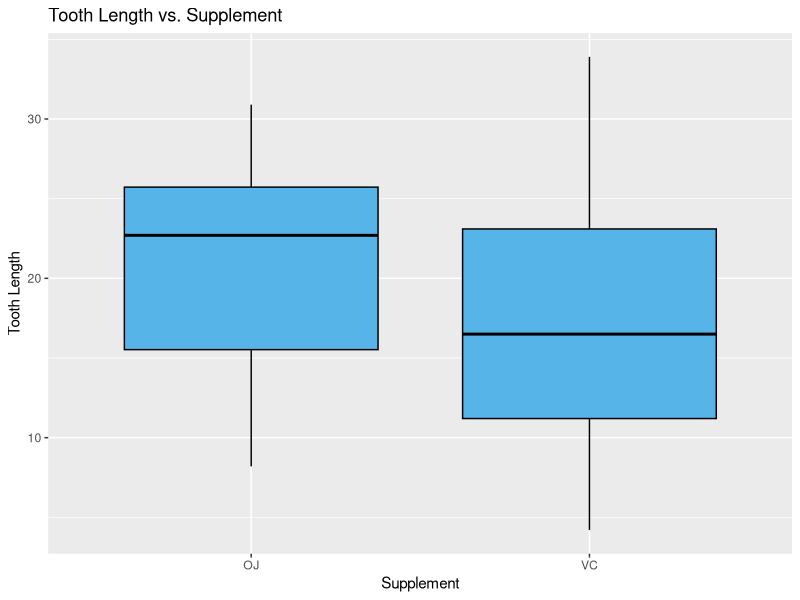
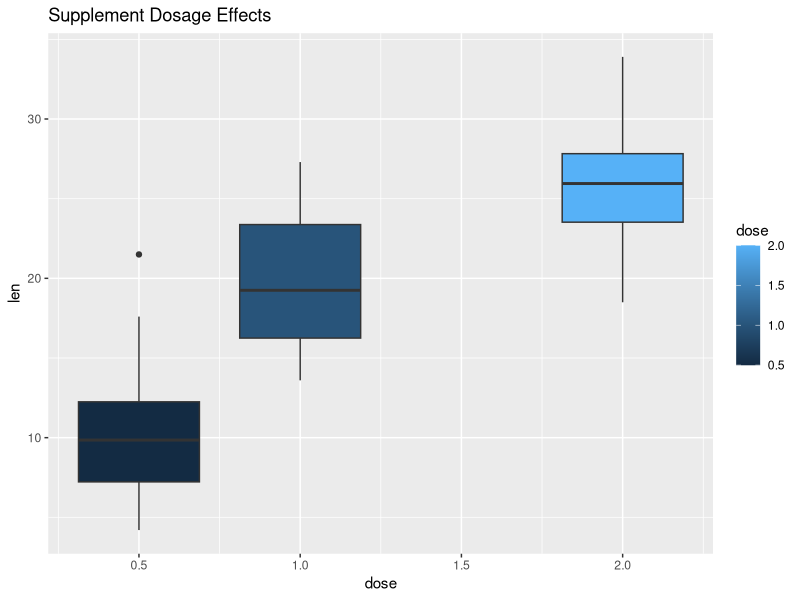

Write R code to recreate these figures, in order. (Note: this script raises an error after producing the figures.)
## ---- chunk 1
library(datasets)
data("ToothGrowth")
#getting a description of the data
?ToothGrowth
names(ToothGrowth)
head(ToothGrowth)
#Summary of the data
summary(ToothGrowth)

library(ggplot2)

ggplot(aes(x = supp, y = len), data = ToothGrowth) + xlab("Supplement") + ylab("Tooth Length") + geom_boxplot(fill='#56B4E9', color="black") + ggtitle("Tooth Length vs. Supplement")
## ---- chunk 2
#Creating another plot for dosage
ggplot(ToothGrowth, aes(x=dose, y=len, fill=dose, group = dose)) + geom_boxplot() + ggtitle("Supplement Dosage Effects")
## ---- chunk 3
#t test for Supplements
t.test(data = ToothGrowth, len ~ supp, paired = FALSE, var.equal = FALSE)
## ---- chunk 4
t.test(len ~ supp, paired = FALSE, var.equal = TRUE, data = subset(ToothGrowth, dose ==.5))
## ---- chunk 5
t.test(len ~ supp, paired = FALSE, var.equal = TRUE, data = subset(ToothGrowth, dose ==1))
## ---- chunk 6
t.test(len ~ supp, paired = FALSE, var.equal = TRUE, data = subset(ToothGrowth, dose ==2))
